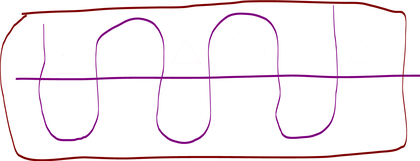
%> input picture milestone_02_computer_vision/pictures/NoiseBackground.png, 420 x 161 px, shrunk from 1555 x 597 before the run
$ octave milestone_2.m   (GNU Octave 9; MATLAB toolbox functions it lacks are replaced by stand-ins)
%> lines starting %> are read from the running program, lines starting %| are printed output that depends on the picture; in (x1, y1, x2, y2) boxes, pixels count from 0 and x2, y2 are one past the last pixel; in counts of white or black regions, pixels touching at a corner belong together; the program's own positions count from 1
%% ECE 4950 Fall 2026 Milestone 2
% Group 18, Elijah Jarrett
close all;
clear;
clc;

%% Initilize webcam
% [8 lines of commented-out code are left out]

%% Gather background image and current image
fprintf("Video started\n")
fprintf("Press key to take background image\n\n")
% pause;
gameState.bgImg = imread('NoiseBackground.png');
%> gameState.bgImg is the input picture: size 161x420x3 uint8; mean R, G, B 247.4, 240.1, 243.9
% gameState.bgImg = getsnapshot(vid);
gameState.bgSize = size(gameState.bgImg);
%> gameState.bgSize = [161 420 3]

fprintf("Background successfully taken\n")
fprintf("Press key to take current image\n")
% pause;
gameState.currImg = imread("StickersWithNoise.PNG");
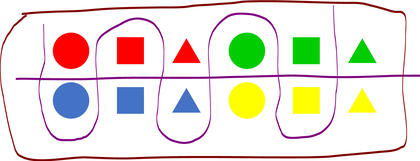
%> input picture milestone_02_computer_vision/pictures/StickersWithNoise.PNG, 420 x 161 px, shrunk from 1555 x 597 before the run
%> gameState.currImg is the input picture: size 161x420x3 uint8; mean R, G, B 233.5, 226.1, 218.1
% gameState.currImg = getsnapshot(vid);

%% Initial image processing & bw transformation
colorThreshold = 30;
gameState.diffImg = gameState.bgImg - gameState.currImg;
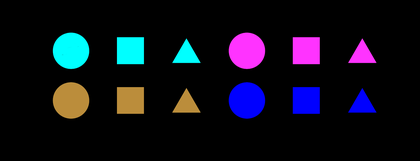
%> gameState.diffImg: size 161x420x3 uint8; mean R, G, B 13.9, 14, 25.8
gameState.diffImgBw = gameState.diffImg;

% Find updated pixels
for row = 1:gameState.bgSize(1)
    for col = 1:gameState.bgSize(2)
        gameState.diffImgBw(row, col) = any(gameState.diffImgBw(row, col, :) > colorThreshold);
    end
end
%> after the loop, gameState = {bgSize [161 420 3]}
gameState.diffImgBw = any(gameState.diffImgBw, 3); % Turns to Bw
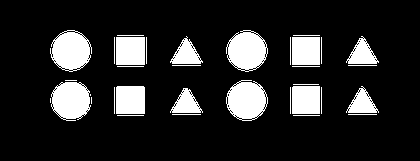
%> gameState.diffImgBw: size 161x420 logical; 15.5% white; 34 white regions (4 under 20 px)

% [5 lines of commented-out code are left out]

figure();
imshow(gameState.diffImgBw);
title('Detected Motion');

%% Get position and basic info from processed difference
gameState.diffProp = regionprops('table', gameState.diffImgBw, 'all'); % Gets all properties
%> gameState.diffProp = 34 regions; largest, box (x1, y1, x2, y2), Area, Centroid, MajorAxisLength, MinorAxisLength and Eccentricity: (226, 80, 268, 121) 1240 [247.3 101] 40.45 39.68 0.194, (50, 30, 92, 72) 1231 [71.5 51.4] 40.1 39.74 0.134, (226, 30, 268, 72) 1230 [247.5 51.4] 40.13 39.67 0.151
gameState.stickerPos = gameState.diffProp.Centroid;
%> gameState.stickerPos = 34 rows, first 12: [71.54 51.4; 51 101; 71.52 101.2; 71.5 81; 91 95.5; 92 101; 115 51; 115 101; 131 51.5; 131 100.5; 131 36; 131 67]
gameState.stickerNum = height(gameState.stickerPos);
%> gameState.stickerNum = 34
gameState.stickerBox = gameState.diffProp.BoundingBox;
%> gameState.stickerBox = 34 rows, first 8: [50.5 30.5 42 42; 50.5 98.5 1 5; 51.5 82.5 40 39; 65.5 80.5 12 1; 90.5 94.5 1 2; 91.5 97.5 1 7; 114.5 37.5 1 27; 114.5 87.5 1 27]

%% Get color from curr image
%> (the run ends here)
